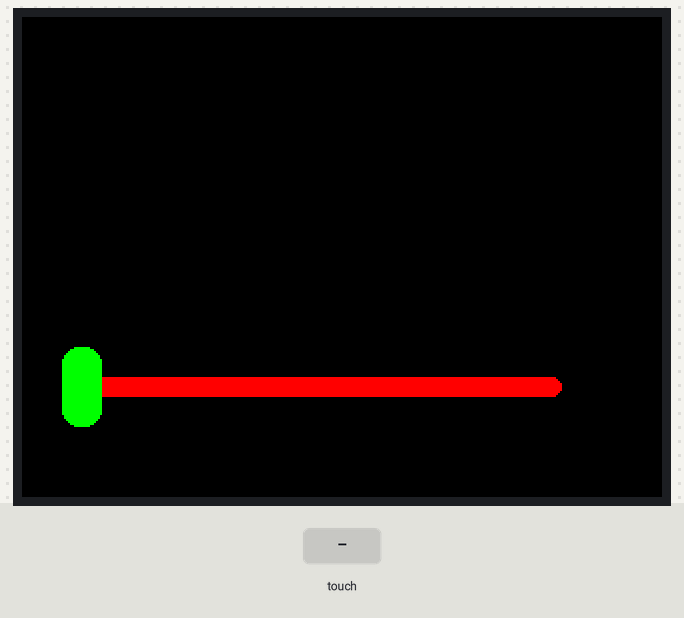
A sketch run on a simulated Arduino Uno, built with avr-gcc and run on an emulated ATmega328P. Parts: 320×240 colour display. The inputs (shaded band) are chosen by the test bench. What the sketch prints to the serial monitor is not drawn.

Above: at 1.4 s.
1.5 s: touch panel pressed at 13 % / 10 % of its raw x / y range
At 2.6 s:
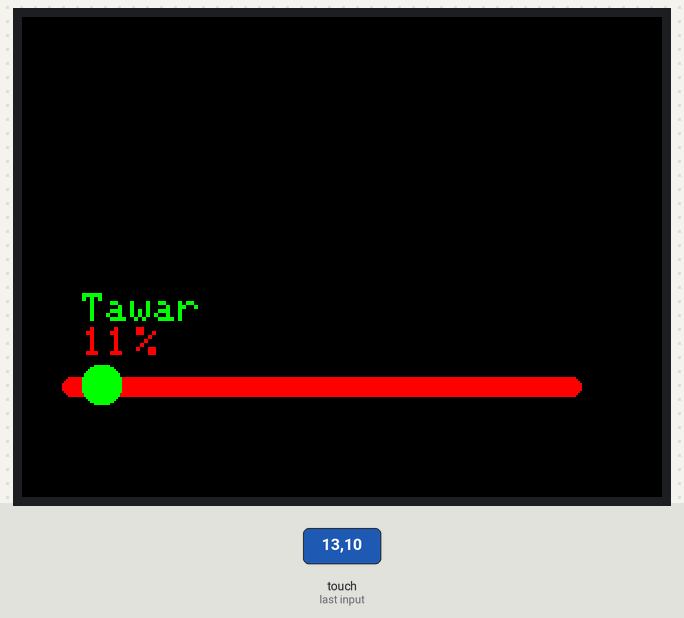
3.0 s: touch panel pressed at 62 % / 10 % of its raw x / y range
At 3.8 s:
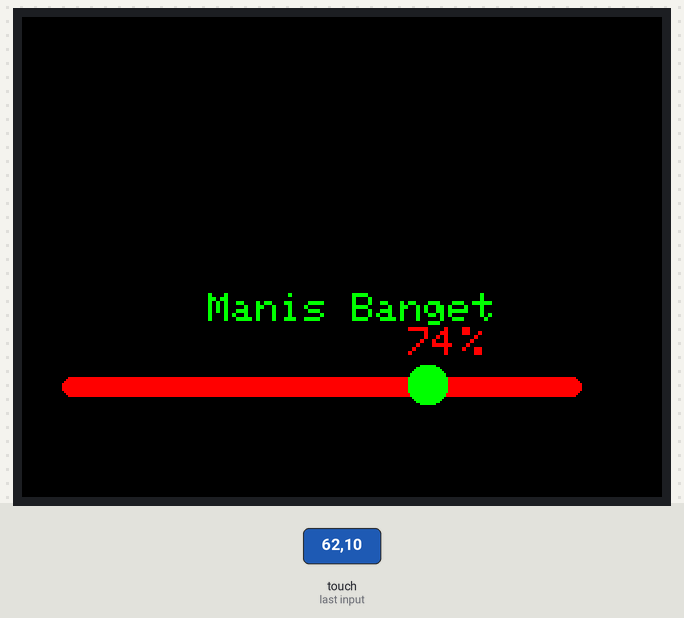
Timing chart, 0 to 6.0 s (numbered marks = the images above; inputs shaded):
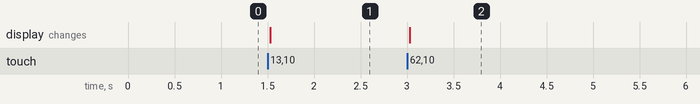

Measured:
- after the input at 1.5 s, the display: changes at once (image 1)
- after the input at 3.0 s, the display: changes at once (image 2)

The sketch:

coba1.ino
```cpp
//#include <Adafruit_GFX.h>    // Core graphics library
#include <Adafruit_TFTLCD.h> // Hardware-specific library
//#include <MCUFRIEND_kbv.h>
//#include <stdint.h>
#include "TouchScreen.h"
#define YP A2
#define XM A1
#define YM 6
#define XP 7
#define TS_MINX 150
#define TS_MINY 120
#define TS_MAXX 920
#define TS_MAXY 940
TouchScreen ts = TouchScreen(XP, YP, XM, YM, 300);
#define LCD_CS A3
#define LCD_CD A2
#define LCD_WR A1
#define LCD_RD A0
#define LCD_RESET 0
#define REDBAR_MINX 80
#define GREENBAR_MINX 130
#define BLUEBAR_MINX 180
#define BAR_MINY 30
#define BAR_HEIGHT 250
#define BAR_WIDTH 30
Adafruit_TFTLCD tft(LCD_CS, LCD_CD, LCD_WR, LCD_RD, LCD_RESET);
#define BLACK 0x0000
int BLUE = tft.color565(50, 50, 255);
#define DARKBLUE 0x0010
#define VIOLET 0x8888
#define RED 0xF800
#define GREEN 0x07E0
#define CYAN 0x07FF
#define MAGENTA 0xF81F
#define YELLOW 0xFFE0
#define WHITE 0xFFFF
#define GREY tft.color565(64, 64, 64);
#define GOLD 0xFEA0
#define BROWN 0xA145
#define SILVER 0xC618
#define LIME 0x07E0
int currentpcolour;
#define MINPRESSURE 10
#define MAXPRESSURE 1000
#define DRAW_LOOP_INTERVAL 50
#define addr 0
int hasil =0;
String hasil2 = "Tawar" ;
int x, y, z;
int i = 0;
int j = 0;
int a = 0;
int b = 0;
int c = 0;
int Z = 0;
boolean Caps = false;
String symbol[3][10] = {
  { "Q", "W", "E", "R", "T", "Y", "U", "I", "O", "P" },
  { "A", "S", "D", "F", "G", "H", "J", "K", "L", ";" },
  { "Caps", "Z", "X", "C", "V", "B", "N", "M", ".", "<" }
};
int X, Y;

void setup() {
  Serial.begin(9600); //Use serial monitor for debugging
  tft.reset(); //Always reset at start
  tft.begin(0x9341); // My LCD uses LIL9341 Interface driver IC
  tft.setRotation(1); // I just roated so that the power jack faces up - optional
  //  tft.invertDisplay(1);
  //  IntroScreen();
  //  draw_BoxNButtons();
  //  tft.setCursor(0,0);
  tft.fillScreen(BLACK);
  tft.fillRoundRect(20, 180, 250, 10, 8, RED);
  tft.fillRoundRect(20, 165, 20, 40, 8, GREEN);
  //  tft.drawRoundRect(120, 180, 80, 40, 8, WHITE);


}

void loop() {
  TSPoint p = ts.getPoint();
  tspoint(p);
  //coba();
  //Serial.write(100);
}

void tspoint(TSPoint p) {
  pinMode(XM, OUTPUT);
  pinMode(YP, OUTPUT);
  //   tft.drawRect(100, 160, 110, 40, BLACK);
  //   tft.fillRect(100, 160, 110, 40, BLACK);
  if (p.z > MINPRESSURE && p.z < MAXPRESSURE)
  {
    p.x = map(p.x, TS_MINX, TS_MAXX, 0, 320);
    p.y = map(p.y, TS_MINY, TS_MAXY, 0, 240);
    X = p.y; Y = p.x; Z = p.z;
    //    tft.fillScreen(BLACK);
    if (Y > 261) {
      Y = 260;
    }
    tft.fillRect(1, 135, 340, 70, BLACK);


    hasil =  Y / 2.6;
    if (hasil > 0 && hasil < 30) {
      hasil2 = "Tawar";
    } else if (hasil > 45 && hasil < 60) {
      hasil2 = "Sedang";
    } else if (hasil > 60 && hasil < 70) {
      hasil2 = "Manis";
    } else if (hasil > 70 && hasil < 100) {
      hasil2 = "Manis Banget";
    }

if(hasil == 100){
    tft.setTextSize(2);
    tft.setTextColor(RED);
    tft.setCursor(Y - 18, 155);
    tft.print(hasil);
     tft.setCursor(Y +22, 155);
    tft.print("%");
}else{
    tft.setTextSize(2);
    tft.setTextColor(RED);
    tft.setCursor(Y, 155);
    tft.print(hasil);
     tft.setCursor(Y + 27, 155);
    tft.print("%");
   }
    //         tft.setTextSize(2);
    if (Y > 182) {
      tft.setTextColor(GREEN);
      tft.setCursor(Y - 100, 138);
      tft.print(hasil2);
    } else {
      tft.setTextColor(GREEN);
      tft.setCursor(Y, 138);
      tft.print(hasil2);
    }
    tft.fillRoundRect(20, 180, 260, 10, 8, RED);
    tft.fillRoundRect(Y, 174, 20, 20, 8, GREEN);

    Serial.print("X = ");
    Serial.print(X);   Serial.print(" ");
    Serial.print("y = ");
    Serial.print(Y);    Serial.print(" ");
    Serial.print("Z = ");
    Serial.println(Z);     // + " " + Y);

    //  Serial.write(X);
  }


}


void coba() {
  //  tft.fillScreen(BLACK);
  tft.setTextSize(2);
  tft.fillRoundRect(10, 7, 110, 30, 8, RED);
  tft.drawRoundRect(10, 7, 110, 30, 8, WHITE);
  tft.setCursor(25, 15);
  tft.print("kembali");
}
```
